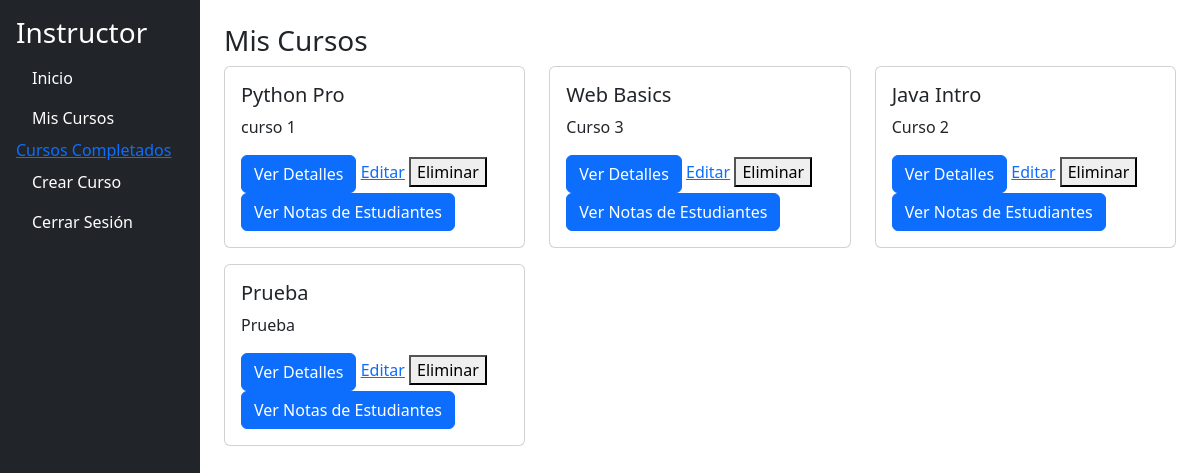
/instructor/courses (signed in), run on an earlier commit of the app's database.
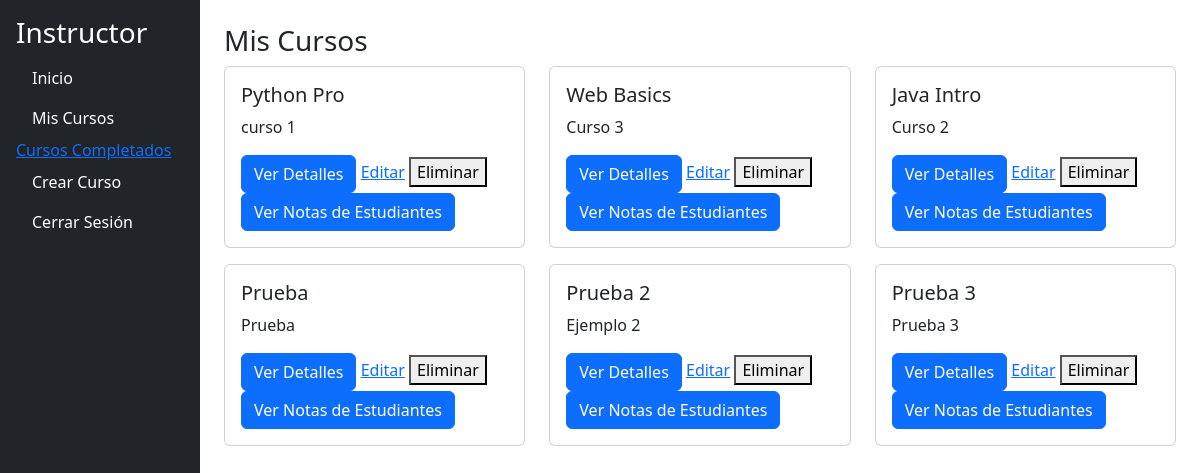
And on a later commit of the database.
### models.py (models this page shows, shortened)
class Course(db.Model):
    __tablename__ = 'courses'
    id = db.Column(db.Integer, primary_key=True)
    name = db.Column(db.String(200), nullable=False)
    description = db.Column(db.String(500), nullable=False)
    instructor_id = db.Column(db.Integer, db.ForeignKey('users.id'), nullable=False)
    modules = db.relationship('Module', back_populates='course', lazy=True, cascade='all, delete-orphan')
    enrollments = db.relationship(
        'CourseEnrollment', back_populates='course', lazy=True, cascade='all, delete-orphan'
    )

### app.py (the view)
@app.route('/instructor/courses', methods=['GET'])
@login_required
@role_required('instructor')
def instructor_courses():
    courses = Course.query.filter_by(instructor_id=current_user.id).all()
    return render_template('instructor/courses.html', courses=courses)

### app.py (called while the page is built)
@login_manager.user_loader
def load_user(user_id):
    return User.query.get(int(user_id))

def role_required(role):
    def decorator(f):
        @wraps(f)
        def decorated_function(*args, **kwargs):
            if not current_user.is_authenticated or current_user.role.name != role:
                abort(403)
            return f(*args, **kwargs)
        return decorated_function
    return decorator

### app/templates/instructor/courses.html (shortened to what this page needs)
{% extends "instructor/base_instructor.html" %}
{% block content %}
<div class="mb-4">
    <h3>Mis Cursos</h3>
    <div class="row">
        {% if courses %}
            {% for course in courses %}
            <div class="col-md-4">
                <div class="card mb-3">
                    <div class="card-body">
                        <h5 class="card-title">{{ course.name }}</h5>
                        <p class="card-text">{{ course.description }}</p>
                        <a href="{{ url_for('course_details', course_id=course.id) }}" class="btn btn-primary">Ver Detalles</a>
                        <a href="{{ url_for('edit_course', course_id=course.id) }}">Editar</a>
                        <form action="{{ url_for('delete_course', course_id=course.id) }}" method="POST" style="display:inline;">
                            <button type="submit">Eliminar</button>
                        </form>
                        <a href="{{ url_for('course_students', course_id=course.id) }}" class="btn btn-primary">Ver Notas de Estudiantes</a>
                    </div>
                </div>
            </div>
            {% endfor %}
        {% else %}
        <p>No has creado ningún curso todavía.</p>
        {% endif %}
    </div>
</div>
{% endblock %}

What changed in the data, as far as the page shows it:
added Course: name "Prueba 2", description "Ejemplo 2"
added Course: name "Prueba 3", description "Prueba 3"
